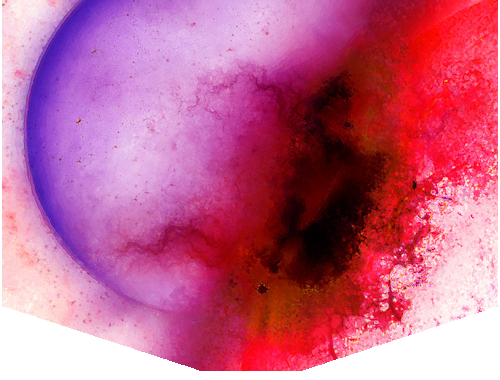
#> input picture attack_mask.png, 500 x 380 px
$ python mask_image.py attack_mask.png power_mask.png skill_mask.png
#> lines starting #> are read from the running program, lines starting #| are printed output that depends on the picture
from PIL import Image
import numpy as np
import sys

# Load the original image and the mask
image_path = 'output_image.png'  # Replace with your image path
mask_path = 'attack_mask.png'    # Replace with your mask path

def mask_image(image_path, mask_path, name):
    # Open the images and convert them to RGBA
#> called with image_path = 'attack_mask.png', mask_path = 'power_mask.png', name = 'skill_mask.png'
    image = Image.open(image_path).convert("RGBA")
#> image is the input picture: PIL image 500x380 RGBA; mean R, G, B, A 169.9, 75, 113.2, 229.7
    #resized_image = image.resize((500, 380), Image.BILINEAR)
    resized_image = image.resize((500, 500), Image.BILINEAR)
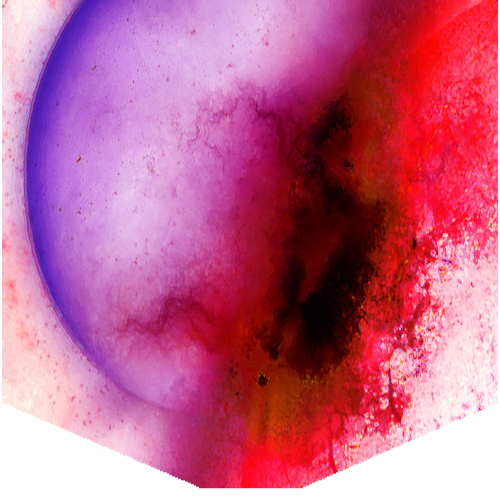
#> resized_image: PIL image 500x500 RGBA; mean R, G, B, A 170.2, 75.2, 113.4, 229.7; transparent parts drawn white
    mask = Image.open(mask_path).convert("RGBA")
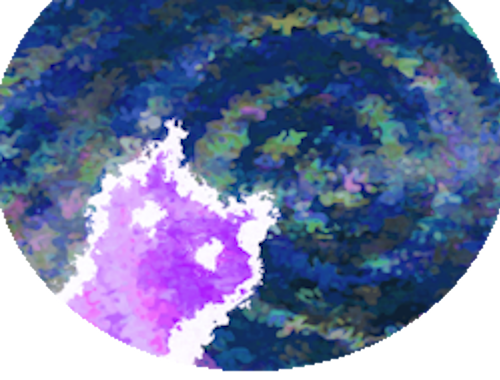
#> input picture power_mask.png, 500 x 380 px
#> mask is the input picture: PIL image 500x380 RGBA; mean R, G, B, A 71.4, 82.4, 123.6, 215.2
    mask_image = Image.new("RGBA", (500, 500), (0, 0, 0, 0))
#> mask_image: PIL image 500x500 RGBA; every value is 0
    # Calculate the top and left coordinates to center the mask
    left = (mask_image.width - mask.width) // 2
#> left = 0
    top = (mask_image.height - mask.height) // 2
#> top = 60

    # Paste the mask onto the base image at the calculated position
    mask_image.paste(mask, (left, top))  # The third argument ensures the mask is properly handled
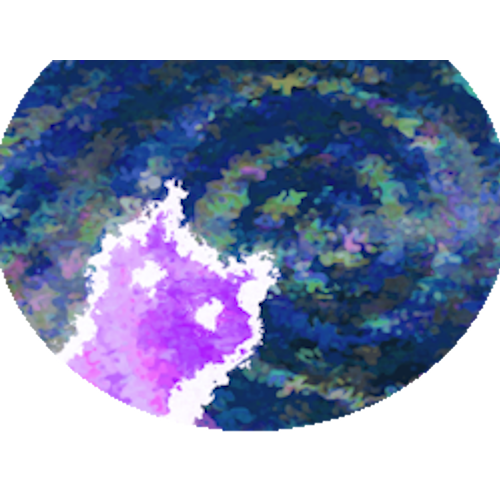
#> mask_image: PIL image 500x500 RGBA; mean R, G, B, A 54.3, 62.6, 93.9, 163.6; transparent parts drawn white
    # Convert images to numpy arrays
    image_array = np.array(resized_image)
    mask_array = np.array(mask_image)


    # Extract the alpha channel from the mask
    alpha_channel = mask_array[:, :, 3]
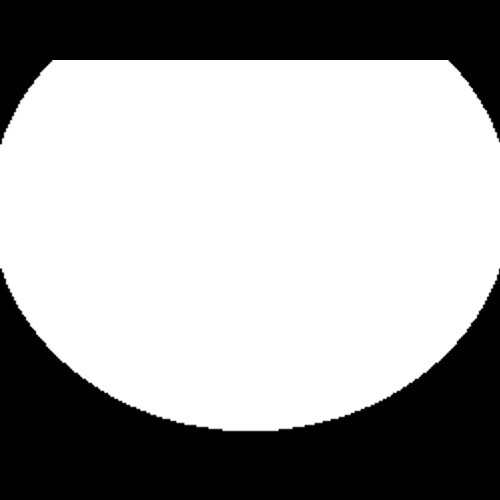
#> alpha_channel: shape (500, 500); min 0, max 255, mean 163.6

    # Set image alpha to 0 where the mask alpha is 0 (fully transparent)
    image_array[:, :, 3] = np.where(alpha_channel == 0, 0, image_array[:, :, 3])
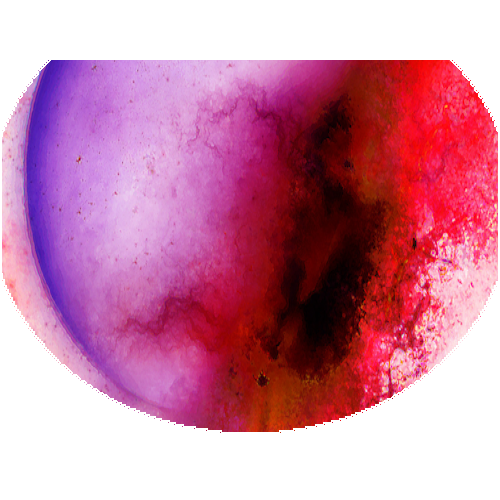
#> image_array: shape (500, 500, 4); mean R, G, B, A 170.2, 75.2, 113.4, 164.2; transparent parts drawn white

    # Convert the modified array back to an image
    output_image_pre = Image.fromarray(image_array, "RGBA")
    output_image = Image.new("RGBA", (500, 380), (0, 0, 0, 0))
#> output_image: PIL image 500x380 RGBA; every value is 0
    output_image.paste(output_image_pre, (-left, -top))
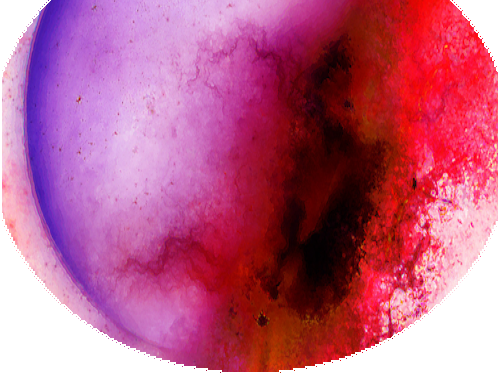
#> output_image: PIL image 500x380 RGBA; mean R, G, B, A 179.9, 79.4, 118.6, 216.1; transparent parts drawn white
    smaller_image  = output_image.resize((250,190), Image.NEAREST)
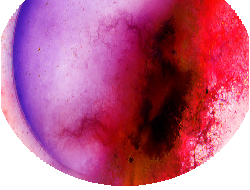
#> smaller_image: PIL image 250x190 RGBA; mean R, G, B, A 179.8, 79.3, 118.5, 215.8; transparent parts drawn white
    # Save the result
    output_image.save(f"{name}_p.png")
    smaller_image.save(f"{name}.png")

def main():
    # Ensure the script has the correct number of arguments
    if len(sys.argv) != 4:
        print("Usage: python script.py <image_path> <mask_path> <output_name>")
        sys.exit(1)

    # Get arguments from the command line
    image_path = sys.argv[1]
    mask_path = sys.argv[2]
    name = sys.argv[3]

    # Call the mask_image function with the provided arguments
    mask_image(image_path, mask_path, name)

if __name__ == "__main__":
    main()
